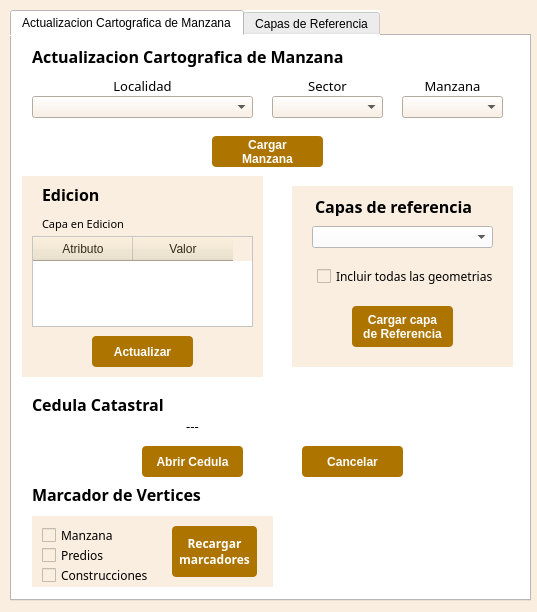
<?xml version="1.0" encoding="UTF-8"?>
<ui version="4.0">
 <class>ActualizacionCatastralV3DialogBase</class>
 <widget class="QDialog" name="ActualizacionCatastralV3DialogBase">
  <property name="geometry">
   <rect>
    <x>0</x>
    <y>0</y>
    <width>537</width>
    <height>612</height>
   </rect>
  </property>
  <property name="minimumSize">
   <size>
    <width>536</width>
    <height>611</height>
   </size>
  </property>
  <property name="maximumSize">
   <size>
    <width>537</width>
    <height>612</height>
   </size>
  </property>
  <property name="windowTitle">
   <string>Actualizacion Catastral</string>
  </property>
  <property name="styleSheet">
   <string notr="true">background : rgb(250,238,224);</string>
  </property>
  <widget class="QTabWidget" name="tabWidget">
   <property name="geometry">
    <rect>
     <x>10</x>
     <y>10</y>
     <width>521</width>
     <height>591</height>
    </rect>
   </property>
   <property name="styleSheet">
    <string notr="true">
	background : rgb(255,255,255)
</string>
   </property>
   <property name="currentIndex">
    <number>0</number>
   </property>
   <widget class="QWidget" name="tab">
    <attribute name="title">
     <string>Actualizacion Cartografica de Manzana</string>
    </attribute>
    <widget class="QLabel" name="label">
     <property name="geometry">
      <rect>
       <x>20</x>
       <y>10</y>
       <width>361</width>
       <height>21</height>
      </rect>
     </property>
     <property name="font">
      <font>
       <family>Century Gothic</family>
       <pointsize>12</pointsize>
       <weight>75</weight>
       <bold>true</bold>
      </font>
     </property>
     <property name="text">
      <string>Actualizacion Cartografica de Manzana</string>
     </property>
    </widget>
    <widget class="QComboBox" name="comboLocalidad">
     <property name="geometry">
      <rect>
       <x>20</x>
       <y>60</y>
       <width>221</width>
       <height>22</height>
      </rect>
     </property>
     <property name="styleSheet">
      <string notr="true">QComboBox QAbstractItemView::item { min-height: 25; font-family: &quot;Century Gothic&quot;;}
QListView{color: black ; font-size: 16px; outline:none; font-weight:bold; font-family: &quot;Century Gothic&quot;;}
QListView::item:selected { color: white; background-color:  rgb(250,238,224); font-family: &quot;Century Gothic&quot;;}
QComboBox{
background : rgb(250,238,224);
}</string>
     </property>
    </widget>
    <widget class="QComboBox" name="comboSector">
     <property name="geometry">
      <rect>
       <x>260</x>
       <y>60</y>
       <width>111</width>
       <height>22</height>
      </rect>
     </property>
     <property name="styleSheet">
      <string notr="true">QComboBox QAbstractItemView::item { min-height: 25; font-family: &quot;Century Gothic&quot;;}
QListView{color: black ; font-size: 16px; outline:none; font-weight:bold; font-family: &quot;Century Gothic&quot;;}
QListView::item:selected { color: white; background-color:  rgb(250,238,224); font-family: &quot;Century Gothic&quot;;}
QComboBox{
background : rgb(250,238,224);
}</string>
     </property>
    </widget>
    <widget class="QComboBox" name="comboManzana">
     <property name="geometry">
      <rect>
       <x>390</x>
       <y>60</y>
       <width>101</width>
       <height>22</height>
      </rect>
     </property>
     <property name="styleSheet">
      <string notr="true">QComboBox QAbstractItemView::item { min-height: 25; font-family: &quot;Century Gothic&quot;;}
QListView{color: black ; font-size: 16px; outline:none; font-weight:bold; font-family: &quot;Century Gothic&quot;;}
QListView::item:selected { color: white; background-color:  rgb(250,238,224); font-family: &quot;Century Gothic&quot;;}
QComboBox{
background : rgb(250,238,224);
}</string>
     </property>
    </widget>
    <widget class="QLabel" name="label_2">
     <property name="geometry">
      <rect>
       <x>20</x>
       <y>40</y>
       <width>221</width>
       <height>20</height>
      </rect>
     </property>
     <property name="font">
      <font>
       <family>Century Gothic</family>
       <pointsize>10</pointsize>
      </font>
     </property>
     <property name="text">
      <string>&lt;html&gt;&lt;head/&gt;&lt;body&gt;&lt;p align=&quot;center&quot;&gt;Localidad&lt;/p&gt;&lt;/body&gt;&lt;/html&gt;</string>
     </property>
    </widget>
    <widget class="QLabel" name="label_3">
     <property name="geometry">
      <rect>
       <x>260</x>
       <y>40</y>
       <width>111</width>
       <height>20</height>
      </rect>
     </property>
     <property name="font">
      <font>
       <family>Century Gothic</family>
       <pointsize>10</pointsize>
      </font>
     </property>
     <property name="text">
      <string>&lt;html&gt;&lt;head/&gt;&lt;body&gt;&lt;p align=&quot;center&quot;&gt;Sector&lt;/p&gt;&lt;/body&gt;&lt;/html&gt;</string>
     </property>
    </widget>
    <widget class="QLabel" name="label_4">
     <property name="geometry">
      <rect>
       <x>390</x>
       <y>40</y>
       <width>101</width>
       <height>20</height>
      </rect>
     </property>
     <property name="font">
      <font>
       <family>Century Gothic</family>
       <pointsize>10</pointsize>
      </font>
     </property>
     <property name="text">
      <string>&lt;html&gt;&lt;head/&gt;&lt;body&gt;&lt;p align=&quot;center&quot;&gt;Manzana&lt;/p&gt;&lt;/body&gt;&lt;/html&gt;</string>
     </property>
    </widget>
    <widget class="QPushButton" name="botonCargar">
     <property name="geometry">
      <rect>
       <x>200</x>
       <y>100</y>
       <width>111</width>
       <height>31</height>
      </rect>
     </property>
     <property name="font">
      <font>
       <weight>75</weight>
       <bold>true</bold>
      </font>
     </property>
     <property name="styleSheet">
      <string notr="true">QPushButton{
background : rgb(174, 116, 0);
color : rgb(255, 255, 255);
border-radius : 4px;
}
QPushButton::hover{
background : rgb(104, 69, 13);
color : rgb(255, 255, 255);
border-radius : 4px;
}
QPushButton:disabled {
background: rgb(217, 217, 217)
}</string>
     </property>
     <property name="text">
      <string>Cargar 
Manzana</string>
     </property>
    </widget>
    <widget class="QLabel" name="label_5">
     <property name="geometry">
      <rect>
       <x>20</x>
       <y>360</y>
       <width>151</width>
       <height>16</height>
      </rect>
     </property>
     <property name="font">
      <font>
       <family>Century Gothic</family>
       <pointsize>12</pointsize>
       <weight>75</weight>
       <bold>true</bold>
      </font>
     </property>
     <property name="text">
      <string>Cedula Catastral</string>
     </property>
    </widget>
    <widget class="QWidget" name="widget" native="true">
     <property name="geometry">
      <rect>
       <x>10</x>
       <y>140</y>
       <width>241</width>
       <height>201</height>
      </rect>
     </property>
     <property name="styleSheet">
      <string notr="true">QWidget{
background : rgb(250,238,224);
}
QTableWidget{
background : rgb(255,255,255);
}</string>
     </property>
     <widget class="QLabel" name="label_6">
      <property name="geometry">
       <rect>
        <x>20</x>
        <y>10</y>
        <width>71</width>
        <height>16</height>
       </rect>
      </property>
      <property name="font">
       <font>
        <family>Century Gothic</family>
        <pointsize>12</pointsize>
        <weight>75</weight>
        <bold>true</bold>
       </font>
      </property>
      <property name="text">
       <string>Edicion</string>
      </property>
     </widget>
     <widget class="QLabel" name="labelTituloEditar">
      <property name="geometry">
       <rect>
        <x>20</x>
        <y>40</y>
        <width>101</width>
        <height>16</height>
       </rect>
      </property>
      <property name="font">
       <font>
        <family>Century Gothic</family>
        <pointsize>8</pointsize>
       </font>
      </property>
      <property name="text">
       <string>Capa en Edicion</string>
      </property>
     </widget>
     <widget class="QLabel" name="labelCapaEdicion">
      <property name="geometry">
       <rect>
        <x>133</x>
        <y>40</y>
        <width>81</width>
        <height>20</height>
       </rect>
      </property>
      <property name="font">
       <font>
        <family>Century Gothic</family>
       </font>
      </property>
      <property name="text">
       <string/>
      </property>
     </widget>
     <widget class="QPushButton" name="botonEditar">
      <property name="geometry">
       <rect>
        <x>70</x>
        <y>160</y>
        <width>101</width>
        <height>31</height>
       </rect>
      </property>
      <property name="font">
       <font>
        <weight>75</weight>
        <bold>true</bold>
       </font>
      </property>
      <property name="styleSheet">
       <string notr="true">QPushButton{
background : rgb(174, 116, 0);
color : rgb(255, 255, 255);
border-radius : 4px;
}
QPushButton::hover{
background : rgb(104, 69, 13);
color : rgb(255, 255, 255);
border-radius : 4px;
}
QPushButton:disabled {
background: rgb(217, 217, 217)
}</string>
      </property>
      <property name="text">
       <string>Actualizar</string>
      </property>
     </widget>
     <widget class="QTableWidget" name="tablaEdicion">
      <property name="geometry">
       <rect>
        <x>10</x>
        <y>60</y>
        <width>221</width>
        <height>91</height>
       </rect>
      </property>
      <property name="styleSheet">
       <string notr="true">QHeaderView::section
{
background-color: rgb(238,225,200);
color : rgb(52, 42, 24 );
text-align: right;
font-size:12px;
height:24px
}</string>
      </property>
      <column>
       <property name="text">
        <string>Atributo</string>
       </property>
      </column>
      <column>
       <property name="text">
        <string>Valor</string>
       </property>
      </column>
     </widget>
     <widget class="QLabel" name="labelStatusEdicion">
      <property name="geometry">
       <rect>
        <x>120</x>
        <y>10</y>
        <width>101</width>
        <height>16</height>
       </rect>
      </property>
      <property name="font">
       <font>
        <family>Century Gothic</family>
        <pointsize>8</pointsize>
       </font>
      </property>
      <property name="text">
       <string/>
      </property>
     </widget>
    </widget>
    <widget class="QWidget" name="widget_2" native="true">
     <property name="geometry">
      <rect>
       <x>280</x>
       <y>150</y>
       <width>221</width>
       <height>181</height>
      </rect>
     </property>
     <property name="styleSheet">
      <string notr="true">QWidget{
background : rgb(250,238,224);
}</string>
     </property>
     <widget class="QLabel" name="label_9">
      <property name="geometry">
       <rect>
        <x>23</x>
        <y>10</y>
        <width>191</width>
        <height>20</height>
       </rect>
      </property>
      <property name="font">
       <font>
        <family>Century Gothic</family>
        <pointsize>12</pointsize>
        <weight>75</weight>
        <bold>true</bold>
       </font>
      </property>
      <property name="text">
       <string>Capas de referencia</string>
      </property>
     </widget>
     <widget class="QComboBox" name="comboCapaReferencia">
      <property name="geometry">
       <rect>
        <x>20</x>
        <y>40</y>
        <width>181</width>
        <height>22</height>
       </rect>
      </property>
      <property name="styleSheet">
       <string notr="true">QComboBox QAbstractItemView::item { min-height: 25; font-family: &quot;Century Gothic&quot;;}
QListView{color: black ; font-size: 16px; outline:none; font-weight:bold; font-family: &quot;Century Gothic&quot;;}
QListView::item:selected { color: white; background-color:  rgb(250,238,224); font-family: &quot;Century Gothic&quot;;}
QComboBox{
background : rgb(255,255,255);
}</string>
      </property>
     </widget>
     <widget class="QCheckBox" name="checkTodasGeom">
      <property name="geometry">
       <rect>
        <x>25</x>
        <y>80</y>
        <width>181</width>
        <height>20</height>
       </rect>
      </property>
      <property name="font">
       <font>
        <family>Century Gothic</family>
       </font>
      </property>
      <property name="text">
       <string>Incluir todas las geometrias</string>
      </property>
     </widget>
     <widget class="QPushButton" name="botonCargarReferencia">
      <property name="geometry">
       <rect>
        <x>60</x>
        <y>120</y>
        <width>101</width>
        <height>41</height>
       </rect>
      </property>
      <property name="font">
       <font>
        <weight>75</weight>
        <bold>true</bold>
       </font>
      </property>
      <property name="styleSheet">
       <string notr="true">QPushButton{
background : rgb(174, 116, 0);
color : rgb(255, 255, 255);
border-radius : 4px;
}
QPushButton::hover{
background : rgb(104, 69, 13);
color : rgb(255, 255, 255);
border-radius : 4px;
}
QPushButton:disabled {
background: rgb(217, 217, 217)
}</string>
      </property>
      <property name="text">
       <string>Cargar capa
de Referencia</string>
      </property>
     </widget>
    </widget>
    <widget class="QPushButton" name="btnAbrirCedula">
     <property name="geometry">
      <rect>
       <x>130</x>
       <y>410</y>
       <width>101</width>
       <height>31</height>
      </rect>
     </property>
     <property name="font">
      <font>
       <weight>75</weight>
       <bold>true</bold>
      </font>
     </property>
     <property name="styleSheet">
      <string notr="true">QPushButton{
background : rgb(174, 116, 0);
color : rgb(255, 255, 255);
border-radius : 4px;
}
QPushButton::hover{
background : rgb(104, 69, 13);
color : rgb(255, 255, 255);
border-radius : 4px;
}
QPushButton:disabled {
background: rgb(217, 217, 217)
}</string>
     </property>
     <property name="text">
      <string>Abrir Cedula</string>
     </property>
    </widget>
    <widget class="QPushButton" name="btnCancelAperCedula">
     <property name="geometry">
      <rect>
       <x>290</x>
       <y>410</y>
       <width>101</width>
       <height>31</height>
      </rect>
     </property>
     <property name="font">
      <font>
       <weight>75</weight>
       <bold>true</bold>
      </font>
     </property>
     <property name="styleSheet">
      <string notr="true">QPushButton{
background : rgb(174, 116, 0);
color : rgb(255, 255, 255);
border-radius : 4px;
}
QPushButton::hover{
background : rgb(104, 69, 13);
color : rgb(255, 255, 255);
border-radius : 4px;
}
QPushButton:disabled {
background: rgb(217, 217, 217)
}</string>
     </property>
     <property name="text">
      <string>Cancelar</string>
     </property>
    </widget>
    <widget class="QLabel" name="lbEstatusCedula">
     <property name="geometry">
      <rect>
       <x>130</x>
       <y>380</y>
       <width>101</width>
       <height>20</height>
      </rect>
     </property>
     <property name="font">
      <font>
       <family>Century Gothic</family>
       <pointsize>10</pointsize>
      </font>
     </property>
     <property name="text">
      <string>&lt;html&gt;&lt;head/&gt;&lt;body&gt;&lt;p align=&quot;center&quot;&gt;---&lt;/p&gt;&lt;/body&gt;&lt;/html&gt;</string>
     </property>
    </widget>
    <widget class="QWidget" name="widget_3" native="true">
     <property name="geometry">
      <rect>
       <x>20</x>
       <y>480</y>
       <width>241</width>
       <height>71</height>
      </rect>
     </property>
     <property name="styleSheet">
      <string notr="true">QWidget{
background : rgb(250,238,224);
}
QTableWidget{
background : rgb(255,255,255);
}</string>
     </property>
     <widget class="QCheckBox" name="checkVertManzana">
      <property name="geometry">
       <rect>
        <x>10</x>
        <y>10</y>
        <width>76</width>
        <height>18</height>
       </rect>
      </property>
      <property name="font">
       <font>
        <family>Century Gothic</family>
       </font>
      </property>
      <property name="text">
       <string>Manzana</string>
      </property>
     </widget>
     <widget class="QCheckBox" name="checkVertPredio">
      <property name="geometry">
       <rect>
        <x>10</x>
        <y>30</y>
        <width>76</width>
        <height>18</height>
       </rect>
      </property>
      <property name="font">
       <font>
        <family>Century Gothic</family>
       </font>
      </property>
      <property name="text">
       <string>Predios</string>
      </property>
     </widget>
     <widget class="QCheckBox" name="checkVertConst">
      <property name="geometry">
       <rect>
        <x>10</x>
        <y>50</y>
        <width>111</width>
        <height>18</height>
       </rect>
      </property>
      <property name="font">
       <font>
        <family>Century Gothic</family>
       </font>
      </property>
      <property name="text">
       <string>Construcciones</string>
      </property>
     </widget>
     <widget class="QPushButton" name="btnActMarc">
      <property name="geometry">
       <rect>
        <x>140</x>
        <y>10</y>
        <width>85</width>
        <height>51</height>
       </rect>
      </property>
      <property name="font">
       <font>
        <family>Century Gothic</family>
        <pointsize>9</pointsize>
        <weight>75</weight>
        <bold>true</bold>
       </font>
      </property>
      <property name="styleSheet">
       <string notr="true">QPushButton{
background : rgb(174, 116, 0);
color : rgb(255, 255, 255);
border-radius : 4px;
}
QPushButton::hover{
background : rgb(104, 69, 13);
color : rgb(255, 255, 255);
border-radius : 4px;
}
QPushButton:disabled {
background: rgb(217, 217, 217)
}</string>
      </property>
      <property name="text">
       <string>Recargar
marcadores</string>
      </property>
     </widget>
    </widget>
    <widget class="QLabel" name="label_7">
     <property name="geometry">
      <rect>
       <x>20</x>
       <y>450</y>
       <width>201</width>
       <height>16</height>
      </rect>
     </property>
     <property name="font">
      <font>
       <family>Century Gothic</family>
       <pointsize>12</pointsize>
       <weight>75</weight>
       <bold>true</bold>
      </font>
     </property>
     <property name="text">
      <string>Marcador de Vertices</string>
     </property>
    </widget>
   </widget>
   <widget class="QWidget" name="tab_2">
    <attribute name="title">
     <string>Capas de Referencia</string>
    </attribute>
    <widget class="QLabel" name="label_10">
     <property name="geometry">
      <rect>
       <x>20</x>
       <y>10</y>
       <width>301</width>
       <height>20</height>
      </rect>
     </property>
     <property name="font">
      <font>
       <family>Century Gothic</family>
       <pointsize>12</pointsize>
      </font>
     </property>
     <property name="text">
      <string>&lt;html&gt;&lt;head/&gt;&lt;body&gt;&lt;p align=&quot;center&quot;&gt;&lt;span style=&quot; font-weight:600;&quot;&gt;Edicion de Capas de Referencia&lt;/span&gt;&lt;/p&gt;&lt;/body&gt;&lt;/html&gt;</string>
     </property>
    </widget>
    <widget class="QLabel" name="label_11">
     <property name="geometry">
      <rect>
       <x>50</x>
       <y>50</y>
       <width>161</width>
       <height>20</height>
      </rect>
     </property>
     <property name="font">
      <font>
       <family>Century Gothic</family>
       <pointsize>10</pointsize>
      </font>
     </property>
     <property name="text">
      <string>&lt;html&gt;&lt;head/&gt;&lt;body&gt;&lt;p align=&quot;center&quot;&gt;Capa a Cargar&lt;/p&gt;&lt;/body&gt;&lt;/html&gt;</string>
     </property>
    </widget>
    <widget class="QPushButton" name="botonActivarEdicion">
     <property name="geometry">
      <rect>
       <x>200</x>
       <y>120</y>
       <width>131</width>
       <height>31</height>
      </rect>
     </property>
     <property name="font">
      <font>
       <weight>75</weight>
       <bold>true</bold>
      </font>
     </property>
     <property name="styleSheet">
      <string notr="true">QPushButton{
background : rgb(174, 116, 0);
color : rgb(255, 255, 255);
border-radius : 4px;
}
QPushButton::hover{
background : rgb(104, 69, 13);
color : rgb(255, 255, 255);
border-radius : 4px;
}
QPushButton:disabled {
background: rgb(217, 217, 217)
}</string>
     </property>
     <property name="text">
      <string>Activar Edicion de 
Referencia</string>
     </property>
    </widget>
    <widget class="QTableWidget" name="tablaServiciosCalles">
     <property name="geometry">
      <rect>
       <x>140</x>
       <y>380</y>
       <width>256</width>
       <height>131</height>
      </rect>
     </property>
     <property name="styleSheet">
      <string notr="true">QHeaderView::section
{
background-color: rgb(238,225,200);
color : rgb(52, 42, 24 );
text-align: right;
font-size:12px;
height:24px
}</string>
     </property>
     <column>
      <property name="text">
       <string>Servicios</string>
      </property>
     </column>
     <column>
      <property name="text">
       <string>Servicios</string>
      </property>
     </column>
    </widget>
    <widget class="QTableWidget" name="tablaEdicionRef">
     <property name="geometry">
      <rect>
       <x>140</x>
       <y>160</y>
       <width>256</width>
       <height>131</height>
      </rect>
     </property>
     <property name="styleSheet">
      <string notr="true">QHeaderView::section
{
background-color: rgb(238,225,200);
color : rgb(52, 42, 24 );
text-align: right;
font-size:12px;
height:24px
}</string>
     </property>
     <column>
      <property name="text">
       <string>Atributo</string>
      </property>
     </column>
     <column>
      <property name="text">
       <string>Valor</string>
      </property>
     </column>
    </widget>
    <widget class="QPushButton" name="botonActualizarRef">
     <property name="geometry">
      <rect>
       <x>120</x>
       <y>300</y>
       <width>131</width>
       <height>31</height>
      </rect>
     </property>
     <property name="font">
      <font>
       <weight>75</weight>
       <bold>true</bold>
      </font>
     </property>
     <property name="styleSheet">
      <string notr="true">QPushButton{
background : rgb(174, 116, 0);
color : rgb(255, 255, 255);
border-radius : 4px;
}
QPushButton::hover{
background : rgb(104, 69, 13);
color : rgb(255, 255, 255);
border-radius : 4px;
}
QPushButton:disabled {
background: rgb(217, 217, 217)
}</string>
     </property>
     <property name="text">
      <string>Actualizar Datos</string>
     </property>
    </widget>
    <widget class="QPushButton" name="botonCancelarReferencia">
     <property name="geometry">
      <rect>
       <x>290</x>
       <y>300</y>
       <width>121</width>
       <height>31</height>
      </rect>
     </property>
     <property name="font">
      <font>
       <weight>75</weight>
       <bold>true</bold>
      </font>
     </property>
     <property name="styleSheet">
      <string notr="true">QPushButton{
background : rgb(174, 116, 0);
color : rgb(255, 255, 255);
border-radius : 4px;
}
QPushButton::hover{
background : rgb(104, 69, 13);
color : rgb(255, 255, 255);
border-radius : 4px;
}
QPushButton:disabled {
background: rgb(217, 217, 217)
}</string>
     </property>
     <property name="text">
      <string>Cancelar Cambios</string>
     </property>
    </widget>
    <widget class="QPushButton" name="botonActualizarServiciosCalles">
     <property name="geometry">
      <rect>
       <x>200</x>
       <y>520</y>
       <width>141</width>
       <height>31</height>
      </rect>
     </property>
     <property name="font">
      <font>
       <weight>75</weight>
       <bold>true</bold>
      </font>
     </property>
     <property name="styleSheet">
      <string notr="true">QPushButton{
background : rgb(174, 116, 0);
color : rgb(255, 255, 255);
border-radius : 4px;
}
QPushButton::hover{
background : rgb(104, 69, 13);
color : rgb(255, 255, 255);
border-radius : 4px;
}
QPushButton:disabled {
background: rgb(217, 217, 217)
}</string>
     </property>
     <property name="text">
      <string>Actualizar Servicios</string>
     </property>
    </widget>
    <widget class="QLabel" name="tituloServiciosCalles">
     <property name="geometry">
      <rect>
       <x>30</x>
       <y>350</y>
       <width>181</width>
       <height>20</height>
      </rect>
     </property>
     <property name="font">
      <font>
       <family>Century Gothic</family>
       <pointsize>12</pointsize>
      </font>
     </property>
     <property name="text">
      <string>&lt;html&gt;&lt;head/&gt;&lt;body&gt;&lt;p align=&quot;center&quot;&gt;&lt;span style=&quot; font-weight:600;&quot;&gt;Servicios de Calles&lt;/span&gt;&lt;/p&gt;&lt;/body&gt;&lt;/html&gt;</string>
     </property>
    </widget>
    <widget class="QLabel" name="labelCapaEdicionRef">
     <property name="geometry">
      <rect>
       <x>300</x>
       <y>50</y>
       <width>161</width>
       <height>20</height>
      </rect>
     </property>
     <property name="font">
      <font>
       <family>Century Gothic</family>
       <pointsize>10</pointsize>
      </font>
     </property>
     <property name="text">
      <string>&lt;html&gt;&lt;head/&gt;&lt;body&gt;&lt;p&gt;---&lt;/p&gt;&lt;/body&gt;&lt;/html&gt;</string>
     </property>
    </widget>
    <widget class="QLabel" name="labelStatusEdicionRef">
     <property name="geometry">
      <rect>
       <x>300</x>
       <y>70</y>
       <width>161</width>
       <height>20</height>
      </rect>
     </property>
     <property name="font">
      <font>
       <family>Century Gothic</family>
       <pointsize>10</pointsize>
      </font>
     </property>
     <property name="text">
      <string>&lt;html&gt;&lt;head/&gt;&lt;body&gt;&lt;p&gt;---&lt;/p&gt;&lt;/body&gt;&lt;/html&gt;</string>
     </property>
    </widget>
    <widget class="QComboBox" name="comboCapasEdicion">
     <property name="geometry">
      <rect>
       <x>60</x>
       <y>80</y>
       <width>171</width>
       <height>22</height>
      </rect>
     </property>
     <property name="styleSheet">
      <string notr="true">QComboBox QAbstractItemView::item { min-height: 25; font-family: &quot;Century Gothic&quot;;}
QListView{color: black ; font-size: 16px; outline:none; font-weight:bold; font-family: &quot;Century Gothic&quot;;}
QListView::item:selected { color: white; background-color:  rgb(250,238,224); font-family: &quot;Century Gothic&quot;;}
QComboBox{
background : rgb(250,238,224);
}</string>
     </property>
     <item>
      <property name="text">
       <string>Estado</string>
      </property>
     </item>
     <item>
      <property name="text">
       <string>Region Catastral</string>
      </property>
     </item>
     <item>
      <property name="text">
       <string>Municipios</string>
      </property>
     </item>
     <item>
      <property name="text">
       <string>Secciones</string>
      </property>
     </item>
     <item>
      <property name="text">
       <string>Localidades</string>
      </property>
     </item>
     <item>
      <property name="text">
       <string>Sectores</string>
      </property>
     </item>
     <item>
      <property name="text">
       <string>Calles</string>
      </property>
     </item>
     <item>
      <property name="text">
       <string>Colonias</string>
      </property>
     </item>
     <item>
      <property name="text">
       <string>Codigo Postal</string>
      </property>
     </item>
     <item>
      <property name="text">
       <string>Zona Uno</string>
      </property>
     </item>
     <item>
      <property name="text">
       <string>Zona Dos</string>
      </property>
     </item>
     <item>
      <property name="text">
       <string>Area de Valor</string>
      </property>
     </item>
    </widget>
   </widget>
  </widget>
 </widget>
 <resources/>
 <connections/>
</ui>
